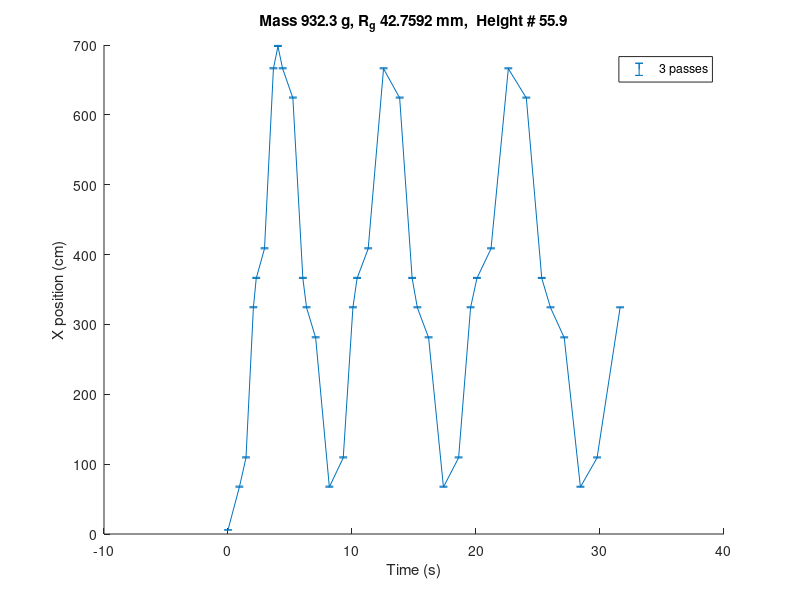
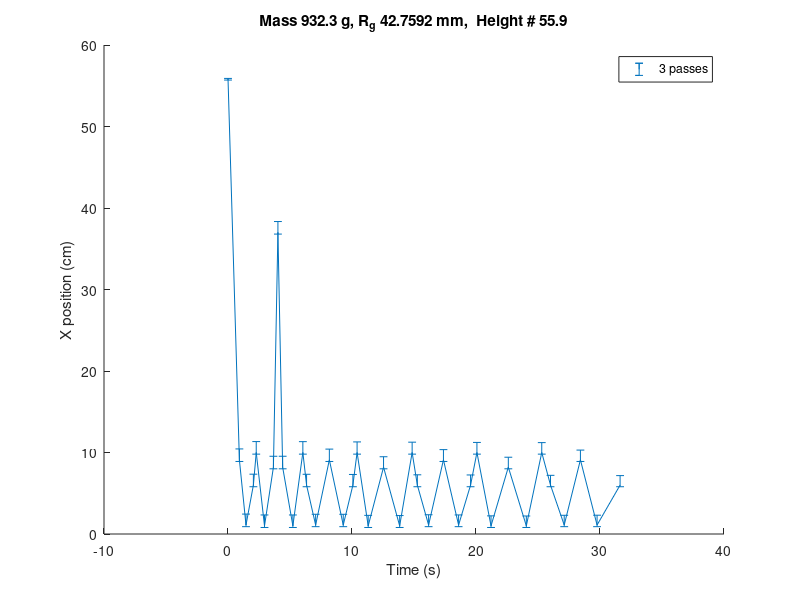
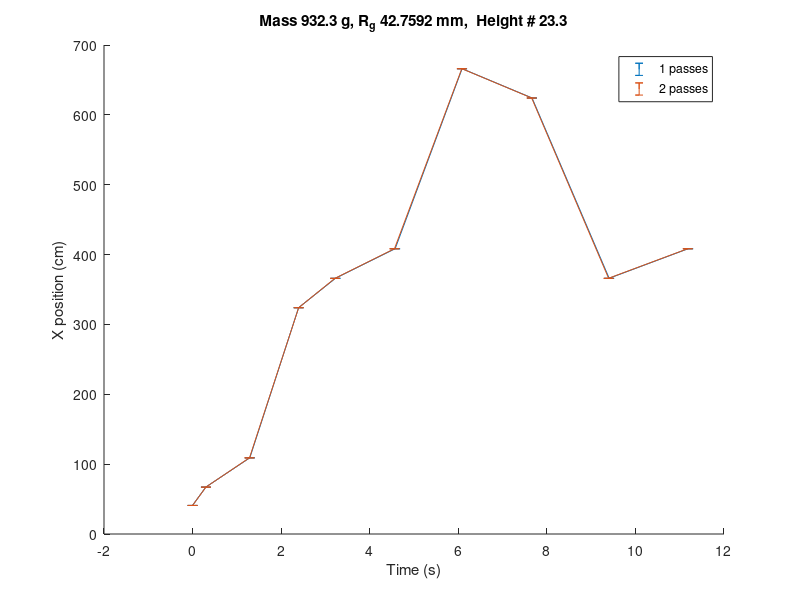
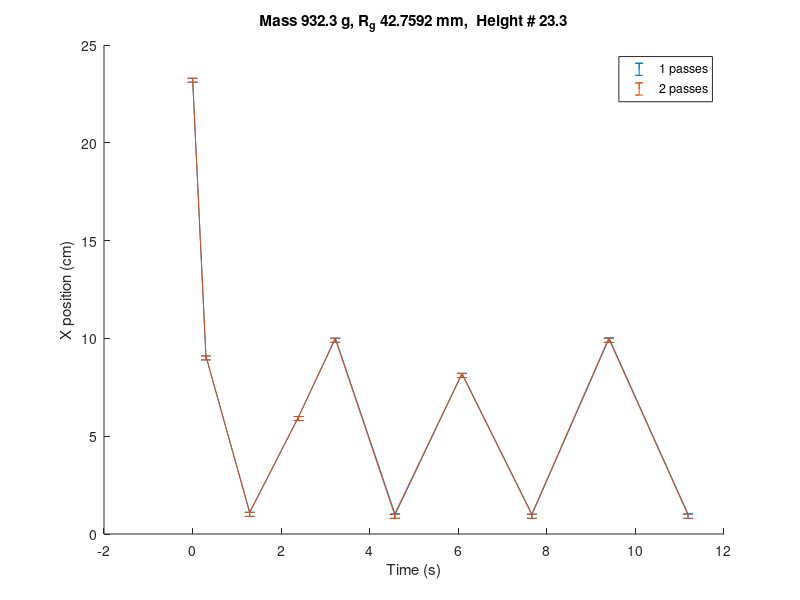

The MATLAB source for these figures, in order:
load averagedConfigurations;
drop_height=[23.3,26.6,29.9,33.5,37.7,41.3,45.2,48.7,52.8,55.9]; % cm
for m=1:length(averagedConfigurations)
    passes=averagedConfigurations(m).passes;
    mass=averagedConfigurations(m).m;
    r=averagedConfigurations(m).r;
    height=drop_height(averagedConfigurations(m).h);
    xData=averagedConfigurations(m).x;
    xerr=averagedConfigurations(m).xerr;
    yData=averagedConfigurations(m).y;
    yerr=averagedConfigurations(m).yerr;
    tData=averagedConfigurations(m).t;
    terr=averagedConfigurations(m).terr;
    
    legendText=cell(1,length(passes));
    for n=1:length(passes)
        if isnan(terr{n})
            terr{n}=zeros(size(xData{n}));
        end
        
        figure(2*m-1);
        hold on;
        errorbar(tData{n},xData{n},xerr,terr{n});
        hold off;
        figure(2*m);
        hold on;
        errorbar(tData{n},yData{n},yerr,terr{n});
        hold off;
        legendText{n}=[num2str(passes(n)) ' passes'];
        
    end
    figure(2*m-1);
    title(['Mass ' num2str(mass) ' g, ' 'R_g ' ...
            num2str(r) ' mm, ' ' Height # ' ...
            num2str(height)]);
    xlabel('Time (s)');
    ylabel('X position (cm)');
    legend(legendText,'Location','best');
    saveas(gcf,...
        ['/Users/UmColin/Documents/SHARED/6Sp18/6ME107/Roll Car/Github/ME107/RollCarCode/Graphs/Kinematics/' ...
        'X_M' num2str(mass) 'R_g' ...
            num2str(r) 'Height' ...
            num2str(height)],'jpg');
    
    figure(2*m);
    title(['Mass ' num2str(mass) ' g, ' 'R_g ' ...
            num2str(r) ' mm, ' ' Height # ' ...
            num2str(height)]);
    xlabel('Time (s)');
    ylabel('X position (cm)');
    legend(legendText,'Location','best');
    saveas(gcf,...
        ['/Users/UmColin/Documents/SHARED/6Sp18/6ME107/Roll Car/Github/ME107/RollCarCode/Graphs/Kinematics/' ...
        'Y_M' num2str(mass) 'R_g' ...
            num2str(r) 'Height' ...
            num2str(height)],'jpg');
end